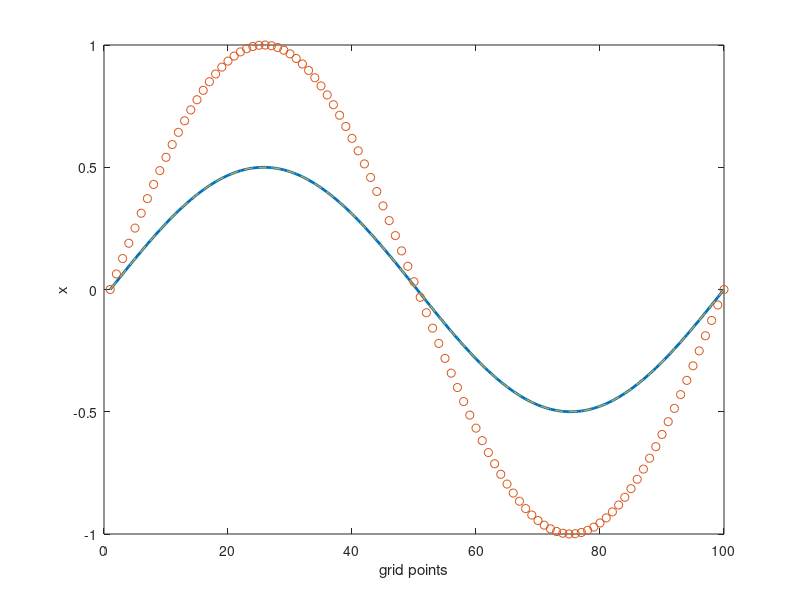

Reproduce this figure in MATLAB.
clear all
close all
                                                                                                        
% cccccccccccccccccccccccccccccccccccccccccccccccccccccccccccccccccccc
% c
% c     Program to perform a simple Cressman analysis
% c
% c     Z.-X. Pu 09/16/19 for NWP Lab Assignment #3
% c
% c
% cccccccccccccccccccccccccccccccccccccccccccccccccccccccccccccccccccc

      n_pts=100;n_obs=5
%       parameter(pi=3.1415926)
%       n_obs_position(1:n_obs)=0;
      xt(1:n_pts)=0;xb(1:n_pts)=0;xa(1:n_pts)=0;w(1:n_pts,1:n_obs)=0;obs(1:n_obs)=0;
%      n_obs_position=[3,15,18,21,43,44,45,74,75,76,77,78,81,82,95];
% n_obs_position=[3,15,21,27,33,39,45,54,60,67,77,83,89,92,96];
     n_obs_position= [3, 5, 7, 9, 11];
      n_obs_sign=1;
      n_obs_big=5;

% c     Generate truth and background
      delta_x=2*pi/(n_pts-1);
        for i=1:n_pts
         xt(i)=sin((i-1)*delta_x);
         xb(i)=0.5*xt(i);
        end

      display('true solution')
      display(xt')
   
      display('background')
      display(xb')
      
% c     Make obs.
      for i=1:n_obs
       obs(i)=xt(n_obs_position(i));
      end 
 
% c     Make some obs incorrect
      obs(n_obs_sign)=-obs(n_obs_sign);
      obs(n_obs_big)=obs(n_obs_big)*1.5;

      display('observation')
      display(obs')

% c     Decide on weighting function
      lw=input('Which weighting function? (1=Square, 2=Exponential)');

     
% c     Set up weighting function
      R=input('Radius of influnce?');
      Rsq=R^2;

% c     Square weighting function
      if lw==1
        for k=1:n_obs
          for i=1:n_pts
           d=abs(n_obs_position(k)-i);
           dsq=d.^2;
           w(i,k)=(Rsq-dsq)./(Rsq+dsq);
             if w(i,k)<0
              w(i,k) = 0.;
             end
          end  
         end  
      end
 
% c     Exponential weighting function
       if lw==2
         for k=1:n_obs
          for i=1:n_pts
            d=abs(n_obs_position(k)-i);
            dsq=d.^2;
            w(i,k)= exp(-dsq./(2*Rsq));
          end
         end  
       end

% c     Perform analysis
      for i=1:n_pts
       d_x = 0.;
       scalar = 0.;
        for k=1:n_obs
          i_ob =n_obs_position(k);
          d_x = d_x +w(i,k) *(obs(k)-xb(i_ob))
          scalar=scalar + w (i,k)
        end
       if scalar==0
        d_x=0;
       else
        d_x=d_x /scalar;
       end
        xa(i)=xb(i)+d_x;
      end

      display('analysis')
      display(xa')

      
%     figure 
      plot(1:n_pts,xa,'LineWidth',2)
      hold on;
      plot(1:n_pts,xt,'o')
      hold on; 
      plot(1:n_pts,xb,'--')
      xlabel('grid points')
      ylabel('x')
            

